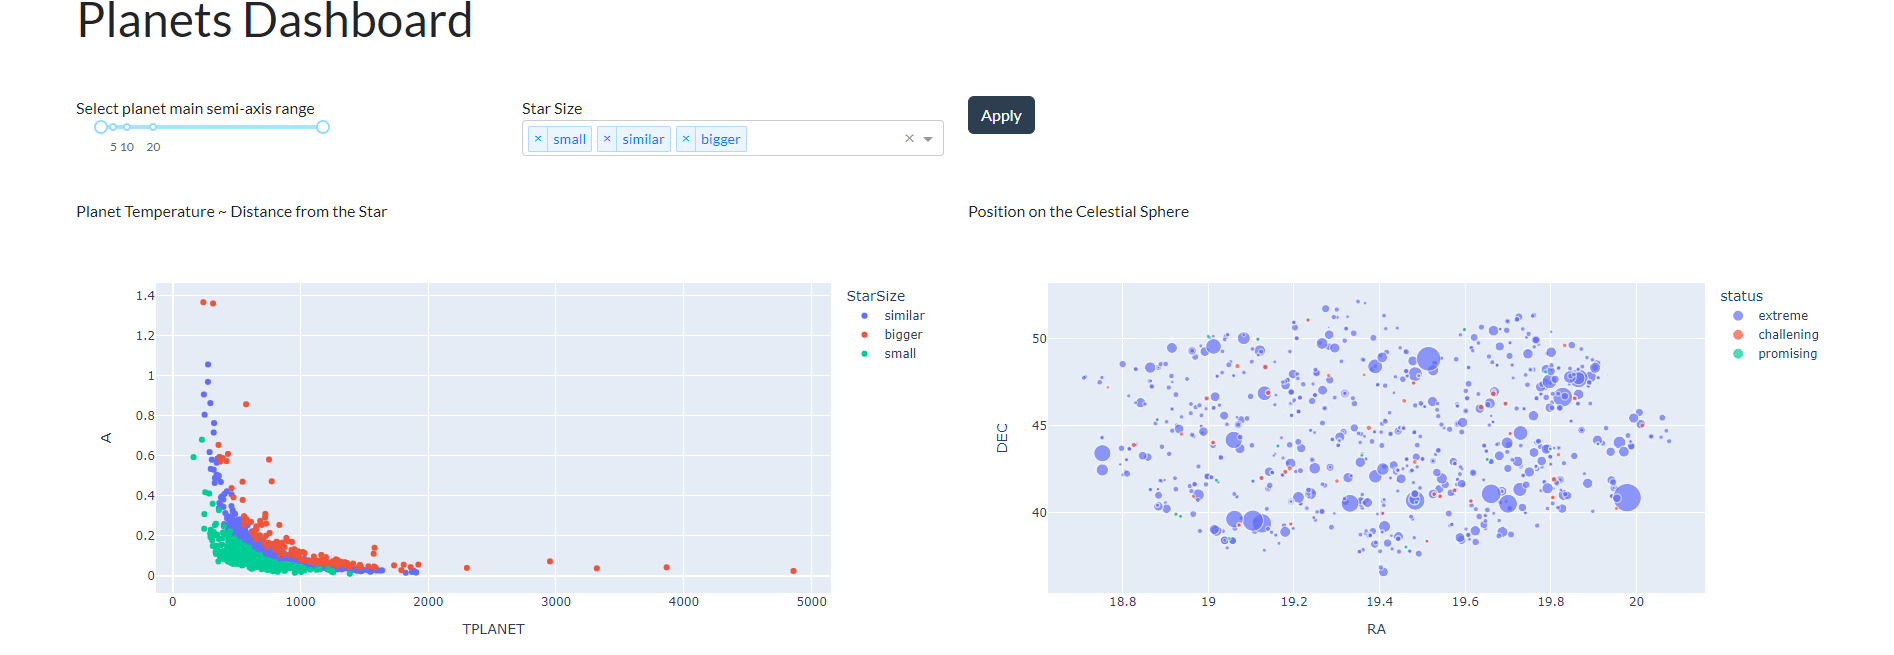

This chart was generated by the following Python code:
import requests
import pandas as pd
import numpy as np
import plotly.express as px
import plotly.io as poi
poi.renderers.default = 'browser'  # режим отображения в браузере 
# импорт библиотек dash
import dash 
from dash import dcc  # в этой библиотеке находятся слайдеры и прочее
from dash import html
import dash_bootstrap_components as dbc
# импортируем компоненты для того, чтобы график реагировал на изменения
from dash import Input, Output, State 

"""" READ DATA """

response = requests.get('http://asterank.com/api/kepler?query={}&limit=2000')  # с помощью API считываем данные с сайта sterank.com/kepler с пустым параметром запроса и лимитом в 2000
df = pd.json_normalize(response.json())  # нормализация json 
df = df[df['PER'] > 0]  # отрезаем нежелательную точку с периодом < 0

# Create Star size category 

bins = [0, 0.8, 1.2, 100]  # разбиваем на категории по метрикам сравнения с метриками солнце
names = ['small', 'similar', 'bigger']
df['StarSize'] = pd.cut(df['RSTAR'], bins, labels=names)

# TEMPERATURE BINS (бакеты по температуре планет)
tp_bins = [0, 200, 400, 500, 5000]
tp_labels = ['low', 'optimal', 'high', 'extreme']
df['temp'] = pd.cut(df['TPLANET'], tp_bins, labels = tp_labels) # задаем переменную. Разбиваем температуру по бинам + в зависимости от этого лейбл

#  SIZE_BINS (бакеты по размерам планеты в зависимости от радиуса Земли)

rp_bins = [0, 0.5, 2, 4, 100]
rp_labels = ['low', 'optimal', 'high', 'extreme']  # лейблы по бакетам
df['gravity'] = pd.cut(df['RPLANET'], rp_bins, labels = rp_labels)  # по аналогии делаем соответствие по радиусам 

#  ESTIMATE OBJECT STATUS (разбиваем объекты по статусам)
#  Если temp == optimal и gravity == optimal => promising
df['status'] = np.where((df['temp'] == 'optimal')
                        &(df['gravity'] == 'optimal'),
                        'promising', None) 
#  Если и не optimal, и не extreme, то challening для нас
df.loc[:, 'status'] = np.where((df['temp'] == 'optimal')&
                               (df['gravity'].isin(['low', 'high'])),
                                'challening', df['status']) 
df.loc[:, 'status'] = np.where((df['gravity'] == 'optimal')&
                               (df['temp'].isin(['low', 'high'])),
                                'challening', df['status']) 
#  В остальных случаях значение extreme
df['status'] = df.status.fillna('extreme')


options = []
for k in names:
    options.append({'label' : k, 'value' : k})

# print(df.head())  # вывод первых пяти строк датафрейма для проверки корректности его загрузки

# fig = px.scatter(df, x = 'TPLANET', y = 'A')  # считываем данные и строим скаттерплот по интересующим нас параметрам. Уже необязательно строить в теле приложеия

star_size_selector = dcc.Dropdown(
    id = 'star-selector',
    options = options,
    value = ['small', 'similar', 'bigger'], # категорию, выбранные по умолчанию в dropdown слайзере
    multi = True
)

# создаем слайсер
rplanet_selector = dcc.RangeSlider(
    id = 'range-slider',
    min = min(df['RPLANET']), # минимальное значение слайсера 
    max = max(df['RPLANET']),  # максимальное значение слайсера
    marks = {5: '5', 10 : '10', 20 : '20'},  # метки данных
    step = 1,
    value = [min(df['RPLANET']), max(df['RPLANET'])] # значения в слайсере "между" по умолчанию
)

app = dash.Dash(__name__,
                external_stylesheets = [dbc.themes.FLATLY]) # инициализация приложения

"""" LAYOUT """

app.layout = html.Div([
    dbc.Row(html.H1('Planets Dashboard'),
            style = {'margin-bottom' : 40}),
    dbc.Row([
        dbc.Col([
            html.Div('Select planet main semi-axis range'),
            html.Div(rplanet_selector)
        ],
            width = {'size' : 2}),
        dbc.Col([
            html.Div('Star Size '),
            html.Div(star_size_selector)
        ], 
            width = {'size' : 3, 'offset' : 1}),
        dbc.Col(dbc.Button('Apply', id = 'submit-val', n_clicks = 0, 
                            className = 'mr-2'))  # кнопка + результат для кнопки и оформление
    ],
            style = {'margin-bottom' : 40}), 
    dbc.Row([
        dbc.Col([
            html.Div('Planet Temperature ~ Distance from the Star'),
            dcc.Graph(id = 'dist-temp-chart')
        ], 
            width = {'size' : 6}),
        dbc.Col([
            html.Div('Position on the Celestial Sphere'), # название для нового графика
            dcc.Graph(id = 'celestial-chart') # новый график
        ])
    ],
            style = {'margin-bottom' : 40}),
    ],
    style = {'margin-left' : '80px',
            'margin-right': '80px'})


# app.layout = html.Div([
#     html.H1('Hello Dash!'),  # вывод заголовка первого уровня 
#     html.Div('Select planet main semi-axis range'),
#     html.Div(rplanet_selector, 
#             style = {'width' : '400px',
#                     'margin-bottom' : '40px'}),  # включаем в график созданный нами слайдер
#     html.Div('Select star size'),
#     html.Div(star_size_selector, 
#             style = {'width' : '400px',
#                     'margin-bottom' : '40px'}), 
#     html.Div('Planet Temperature ~ Distance from the Star'),  # вывод названия графика
#     dcc.Graph(id = 'dist-temp-chart')  # вывод графика
# ],  # app.layout - фронтенд приложения. В нем используются элементы библиотек dcc и html
#     style = ({'margine-left' : '80px',
#             'margine-right' : '80px'}
# ))

"""" CALLBACK """

@app.callback(
    Output(component_id = 'dist-temp-chart', component_property = 'figure'),
    Output(component_id = 'celestial-chart', component_property = 'figure'),
    [Input(component_id = 'submit-val', component_property = 'n_clicks')],
    [State(component_id = 'range-slider', component_property = 'value'),
    State(component_id = 'star-selector', component_property = 'value')]
)
def update_dist_temp_chart(n, radius_range, star_size):

    # print(n)  # смотрим сколько раз кликнули на кнопку "apply"
    chart_data = df[(df['RPLANET'] > radius_range[0]) &
                    (df['RPLANET'] < radius_range[1]) &
                    (df['StarSize'].isin(star_size))]
    fig1 = px.scatter(chart_data, x = 'TPLANET', y = 'A', color = 'StarSize')  # по x - Tplanet, по y - A, разбивка по цветам в зависимости от категории StarSize

    fig2 = px.scatter(chart_data, x = 'RA', y = 'DEC', size = 'RPLANET', 
                                                        color = 'status')

    return fig1, fig2 

# callback для нового графика

#app.callback(
#   Output(component_id = 'celestial-chart', component_property = 'figure'),
#   [Input(component_id = 'submit-val', component_property = 'n_clicks')],    
#   [State(component_id = 'range-slider', component_property = 'value'),
#   State(component_id = 'star-selector', component_property = 'value')]  # устанавливаем смену фильтров только после кнопки
#
#ef update_dist_celestial_chart(n, radius_range, star_size):
#   chart_data = df[(df['RPLANET'] > radius_range[0]) &
#                   (df['RPLANET'] < radius_range[1]) &
#                   (df['StarSize'].isin(star_size))]
#   fig = px.scatter(chart_data, x = 'RA', y = 'DEC', size = 'RPLANET', 
#                                                       color = 'status')  # по x - RA, по y - DEC, размер в зависимости от RPLANET, цвета в зависимости от Status
#
#   return fig 

if __name__ == '__main__':
    app.run_server(debug=True)  # debug = True - запуск в тестовом режиме
